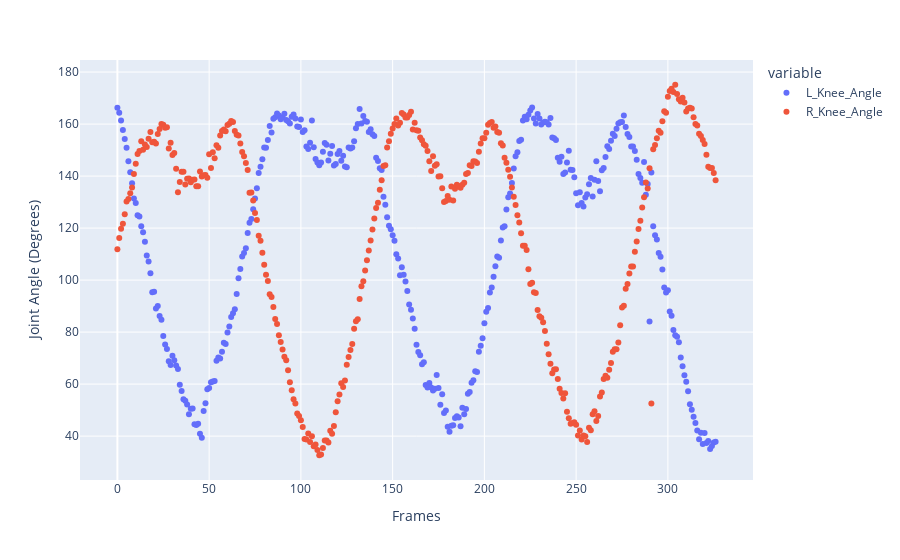

The notebook cell this image was saved under:
### Code cell
fig = px.scatter(df, y=["L_Knee_Angle",'R_Knee_Angle'],)
fig.update_layout(yaxis={'title':'Joint Angle (Degrees)'},xaxis={'title':'Frames'})
fig.show()

### Figure 1 — Plotly figure (JSON) as saved in the notebook; plotly's stock layout.template omitted (floating-point values rounded to 4 significant figures; data arrays with more than 128 entries replaced by an {"elided": "..."} marker saying what was removed)
{"data": [{"hovertemplate": "variable=L_Knee_Angle<br>index=%{x}<br>value=%{y}<extra></extra>", "legendgroup": "L_Knee_Angle", "marker": {"color": "#636efa", "symbol": "circle"}, "mode": "markers", "name": "L_Knee_Angle", "orientation": "v", "showlegend": true, "type": "scatter", "x": {"elided": "327 int values"}, "xaxis": "x", "y": {"elided": "327 float values"}, "yaxis": "y"}, {"hovertemplate": "variable=R_Knee_Angle<br>index=%{x}<br>value=%{y}<extra></extra>", "legendgroup": "R_Knee_Angle", "marker": {"color": "#EF553B", "symbol": "circle"}, "mode": "markers", "name": "R_Knee_Angle", "orientation": "v", "showlegend": true, "type": "scatter", "x": {"elided": "327 int values"}, "xaxis": "x", "y": {"elided": "327 float values"}, "yaxis": "y"}], "layout": {"legend": {"title": {"text": "variable"}, "tracegroupgap": 0}, "margin": {"t": 60}, "xaxis": {"anchor": "y", "domain": [0, 1], "title": {"text": "Frames"}}, "yaxis": {"anchor": "x", "domain": [0, 1], "title": {"text": "Joint Angle (Degrees)"}}}}
